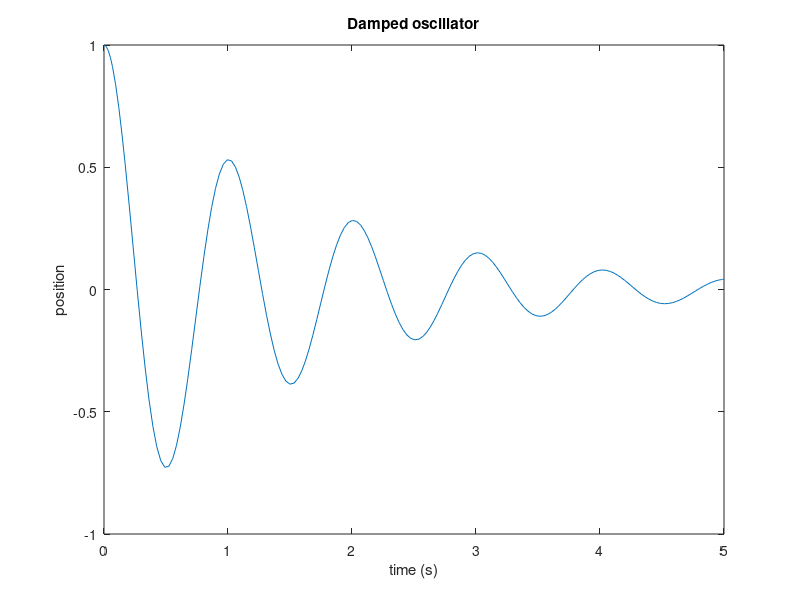

This figure's MATLAB source:
% ode_demo.m - damped harmonic oscillator with ode45
%   x'' + 2*zeta*w*x' + w^2*x = 0, written as a first-order system.
w = 2*pi;      % natural frequency
zeta = 0.1;    % damping ratio
f = @(t, y) [y(2); -2*zeta*w*y(2) - w^2*y(1)];

[t, y] = ode45(f, [0 5], [1; 0]);

fprintf('Solver took %d steps\n', numel(t));
fprintf('Position at t = 5: %.4f\n', y(end, 1));

plot(t, y(:, 1));
xlabel('time (s)'); ylabel('position');
title('Damped oscillator');
saveas(gcf, 'oscillator.png');
